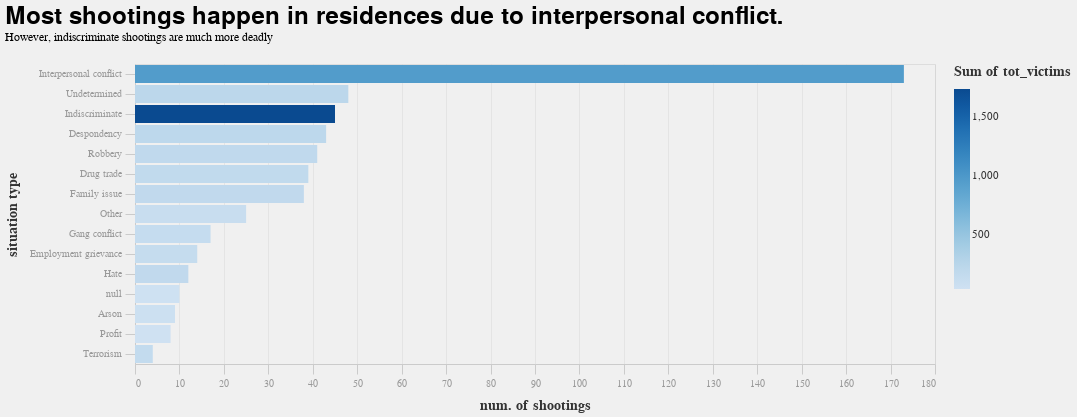

Source (notebook cell):
### Code cell
var='situation_type'
title= 'Most shootings happen in residences due to interpersonal conflict. '
subtitle='However, indiscriminate shootings are much more deadly'
brush = alt.selection_multi(
    fields=[var], nearest=True, on='click'
)
source=df2_incidents

base = alt.Chart(source).properties(width=800).properties(
    title={
      "text": [title], 
      "subtitle": [subtitle]
    })

chart=base.mark_bar().encode(
    x=alt.X('count(incident_id):Q', axis=alt.Axis(title='num. of shootings')),
    y=alt.Y(var,sort=alt.EncodingSortField(field='incident_id', order='descending', op='count'),axis=alt.Axis(title=var.replace('_', " "))),
    color=alt.condition(brush, 'sum(tot_victims)', alt.value('lightgray')),
    order=alt.Order('count(incident_id)', sort='descending'),
    tooltip=['count(incident_id)']
).add_selection(brush)

    
chart

### Figure 1 — Vega-Lite specification as saved in the notebook (floating-point values rounded to 4 significant figures; data arrays with more than 128 entries replaced by an {"elided": "..."} marker saying what was removed)
{"config": {"arc": {"fill": "#30a2da"}, "area": {"fill": "#30a2da"}, "axis": {"domainColor": "#cbcbcb", "grid": true, "gridColor": "#cbcbcb", "gridOpacity": 0.3, "gridWidth": 1, "labelColor": "#999", "labelFontSize": 10, "titleColor": "#333", "tickColor": "#cbcbcb", "tickSize": 10, "titleFontSize": 14, "titlePadding": 10, "labelPadding": 4}, "axisBand": {"grid": false}, "background": "#f0f0f0", "group": {"fill": "#f0f0f0"}, "legend": {"labelColor": "#333", "labelFontSize": 11, "padding": 1, "symbolSize": 30, "symbolType": "square", "titleColor": "#333", "titleFontSize": 14, "titlePadding": 10}, "line": {"stroke": "#30a2da", "strokeWidth": 2}, "path": {"stroke": "#30a2da", "strokeWidth": 0.5}, "rect": {"fill": "#30a2da"}, "range": {"category": ["#30a2da", "#fc4f30", "#e5ae38", "#6d904f", "#8b8b8b", "#b96db8", "#ff9e27", "#56cc60", "#52d2ca", "#52689e", "#545454", "#9fe4f8"], "diverging": ["#cc0020", "#e77866", "#f6e7e1", "#d6e8ed", "#91bfd9", "#1d78b5"], "heatmap": ["#d6e8ed", "#cee0e5", "#91bfd9", "#549cc6", "#1d78b5"]}, "point": {"filled": true, "shape": "circle"}, "shape": {"stroke": "#30a2da"}, "bar": {"binSpacing": 2, "fill": "#30a2da", "stroke": null}, "title": {"anchor": "start", "fontSize": 24, "fontWeight": 600, "offset": 20}, "mark": {"color": "black", "fill": null}}, "data": {"name": "data-1d9568f1b6d31cabfcc908e83d7a261a"}, "mark": "bar", "encoding": {"color": {"condition": {"aggregate": "sum", "field": "tot_victims", "type": "quantitative", "selection": "selector130"}, "value": "lightgray"}, "order": {"aggregate": "count", "field": "incident_id", "sort": "descending", "type": "quantitative"}, "tooltip": [{"aggregate": "count", "field": "incident_id", "type": "quantitative"}], "x": {"aggregate": "count", "axis": {"title": "num. of shootings"}, "field": "incident_id", "type": "quantitative"}, "y": {"axis": {"title": "situation type"}, "field": "situation_type", "sort": {"field": "incident_id", "op": "count", "order": "descending"}, "type": "nominal"}}, "selection": {"selector130": {"type": "multi", "fields": ["situation_type"], "nearest": true, "on": "click"}}, "title": {"text": ["Most shootings happen in residences due to interpersonal conflict. "], "subtitle": ["However, indiscriminate shootings are much more deadly"]}, "width": 800, "$schema": "https://vega.github.io/schema/vega-lite/v4.17.0.json", "datasets": {"data-1d9568f1b6d31cabfcc908e83d7a261a": {"elided": "526 records"}}}
